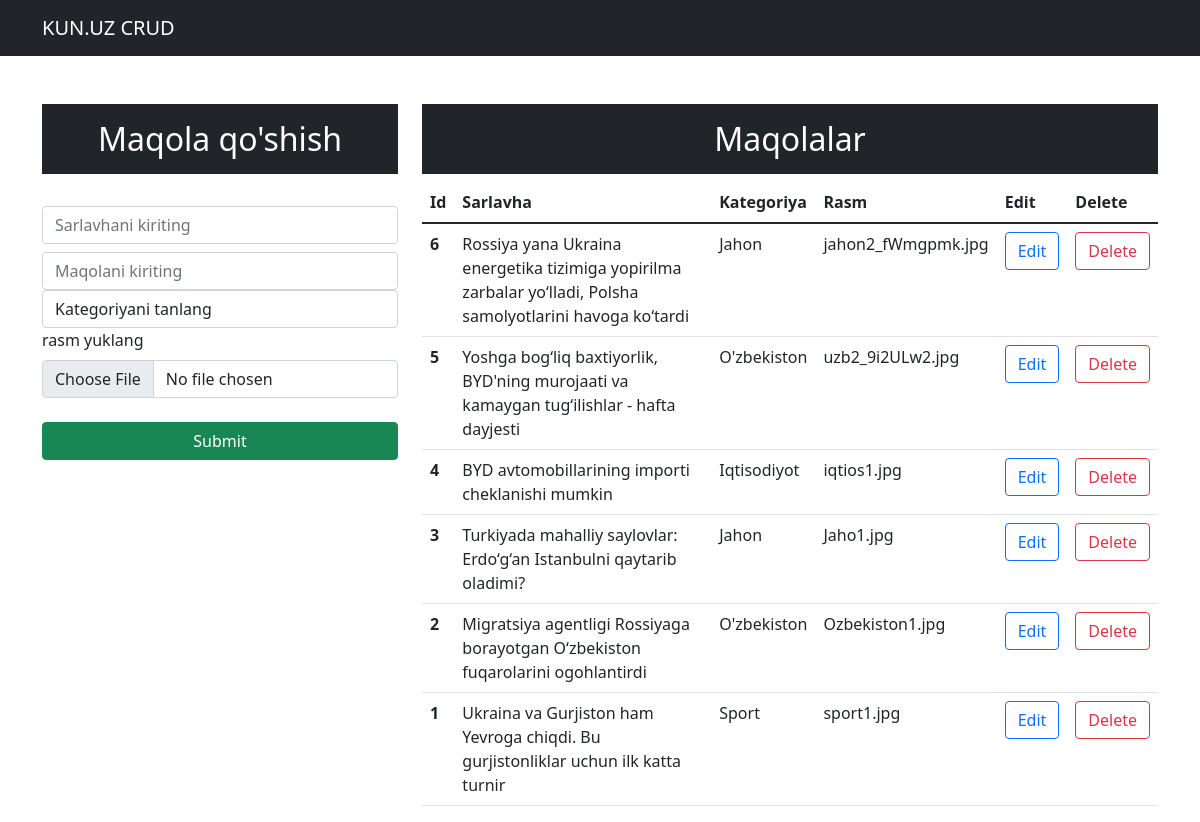
The app's page /insert/ with its own data.
### app/models.py (models this page shows, shortened)
class Post(models.Model):
    title = models.CharField(max_length=255, verbose_name="Maqola nomi")
    content = models.TextField(blank=True, null=True, verbose_name="Matni")
    created = models.DateTimeField(auto_now_add=True, verbose_name="Kiritilgan vaqti")
    updated = models.DateTimeField(auto_now=True, verbose_name="Tahrirlangan vaqti")
    published = models.BooleanField(default=True, verbose_name="Saytga chiqarish")
    category = models.ForeignKey(Category, on_delete=models.CASCADE, verbose_name="Kategoriya")
    image = models.ImageField()
    class Meta:
        verbose_name = 'Maqola'
        verbose_name_plural = 'Maqolalar'
        ordering = ('-pk',)

class Category(models.Model):
    title = models.CharField(max_length=255, verbose_name="Kategoriya", unique=True)
    def __str__(self):
        return self.title
    class Meta:
        verbose_name = 'Kategoriya'
        verbose_name_plural = 'Kategoriyalar'

### app/views.py (the view, shortened to what this page needs)
# urls.py: path('insert/', post_create, name="create"),
def post_create(request):
    categories = Category.objects.all()
    posts = Post.objects.all()
    ctx = {
        'posts': posts,
        'categories': categories
    }
    return render(request,"blog/index.html", context=ctx)

### templates/blog/index.html (shortened to what this page needs)
<!DOCTYPE html>
<html lang="en">
  <head>
    <link
      href="https://cdn.jsdelivr.net/npm/bootstrap@5.1.3/dist/css/bootstrap.min.css"
      rel="stylesheet"
    />
  </head>
  <body>
    <nav class="navbar navbar-expand-lg navbar-dark bg-dark">
      <div class="container-md text-center">
        <a class="navbar-brand" href="{% url 'home' %}">KUN.UZ CRUD</a>
      </div>
    </nav>
    <div class="container mt-5">
      <div class="row">
        <div class="col-md-4">
          <h2 class="text-white bg-dark text-center p-3">
            Maqola qo'shish
          </h2>
          <br>
          <form action="{% url 'create' %}" method="post">
            <div class="form-group">
              <input
                type="text"
                class="form-control"
                placeholder="Sarlavhani kiriting"
                name="title"
                required
              />
            </div>
            <div class="form-group">
              <input
                type="text"
                class="form-control mt-2"
                placeholder="Maqolani kiriting"
                name="content"
                required
              />
            </div>
              <div class="form-group">
                <select id="category" class="form-control" name="category" required>
                  <option selected>Kategoriyani tanlang</option>
                </select>
              </div>
                   <div class="form-group">
                     <label class="form-label" for="image" >rasm yuklang</label>
                     <input type="file" class="form-control" id="image" name="image"  enctype="multipart/form-data" accept="news/" placeholder="rasm yuklang"/>
                   </div>
            <br>
            <div class="d-grid gap-2">
              <button class="btn btn-success" type="submit">Submit</button>
            </div>
          </form>
        </div>
        <div class="col-md-8">
        <h2 class="text-center text-white bg-dark p-3">Maqolalar</h2>
        <table class="table">
  <thead>
    <tr>
      <th scope="col">Id</th>
      <th scope="col">Sarlavha</th>
      <th scope="col">Kategoriya</th>
      <th scope="col">Rasm</th>
      <th scope="col">Edit</th>
      <th scope="col">Delete</th>
    </tr>
  </thead>
  <tbody>
  {% for d in posts %}
    <tr>
      <th scope="row">{{d.id}}</th>
      <td>{{d.title}}</td>
      <td>{{d.category}}</td>
      <td>{{d.image}}</td>
      <td><a type="button" href="/update/{{d.id}}" class="btn btn-outline-primary">Edit</a></td>
      <td><a type="button" href="/delete/{{d.id}}" class="btn btn-outline-danger">Delete</a></td>
    </tr>
{% endfor %}
  </tbody>
</table>
        </div>
      </div>
    </div>
  </body>
</html>

### records on screen
Post: id "6", title "Rossiya yana Ukraina energetika tizimiga yopirilma zarbalar yo‘lladi, Polsha samolyotlarini havoga ko‘tardi", category "Jahon", image "jahon2_fWmgpmk.jpg"
Post: id "5", title "Yoshga bog‘liq baxtiyorlik, BYD'ning murojaati va kamaygan tug‘ilishlar - hafta dayjesti", category "O'zbekiston", image "uzb2_9i2ULw2.jpg"
Post: id "4", title "BYD avtomobillarining importi cheklanishi mumkin", category "Iqtisodiyot", image "iqtios1.jpg"
Post: id "3", title "Turkiyada mahalliy saylovlar: Erdo‘g‘an Istanbulni qaytarib oladimi?", category "Jahon", image "Jaho1.jpg"
Post: id "2", title "Migratsiya agentligi Rossiyaga borayotgan O‘zbekiston fuqarolarini ogohlantirdi", category "O'zbekiston", image "Ozbekiston1.jpg"
Post: id "1", title "Ukraina va Gurjiston ham Yevroga chiqdi. Bu gurjistonliklar uchun ilk katta turnir", category "Sport", image "sport1.jpg"
